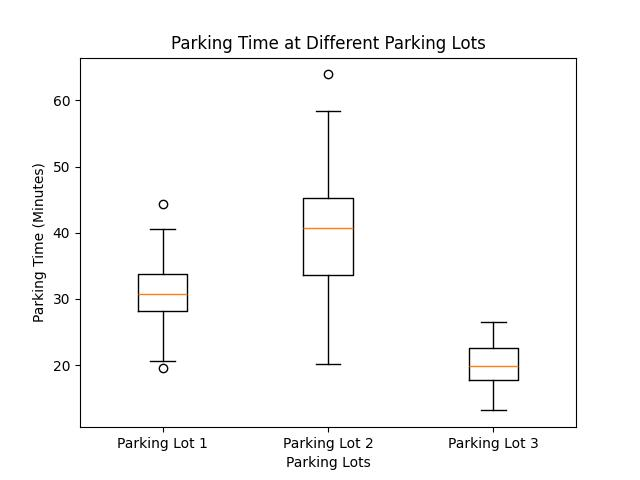

Generate this figure with Python:
import matplotlib.pyplot as plt
import numpy as np

parking_lot_1 = np.random.normal(30, 5, 100)  # Parking time for Parking Lot 1
parking_lot_2 = np.random.normal(40, 8, 100)  # Parking time for Parking Lot 2
parking_lot_3 = np.random.normal(20, 3, 100)  # Parking time for Parking Lot 3

# Combining the data for the boxplot
data = [parking_lot_1, parking_lot_2, parking_lot_3]

# Create a boxplot
plt.boxplot(data)

# Adding title and labels
plt.title('Parking Time at Different Parking Lots')
plt.xlabel('Parking Lots')
plt.ylabel('Parking Time (Minutes)')
plt.xticks(ticks=[1, 2, 3], labels=['Parking Lot 1', 'Parking Lot 2', 'Parking Lot 3'])

# Display the boxplot
plt.show()
plt.savefig('boxplot.jpg')
